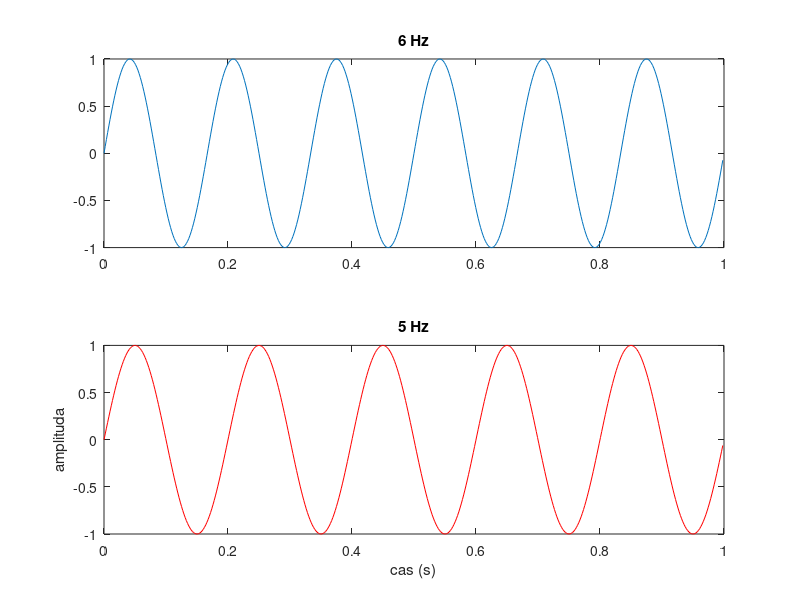
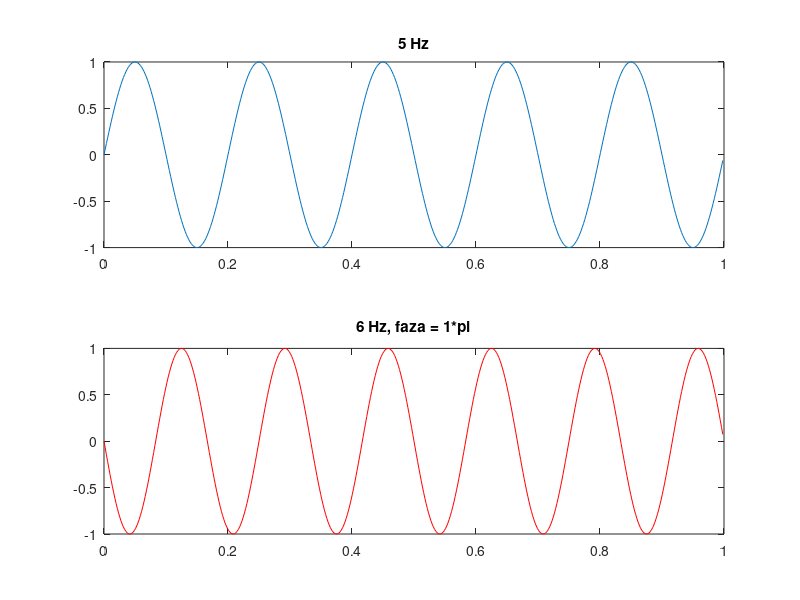
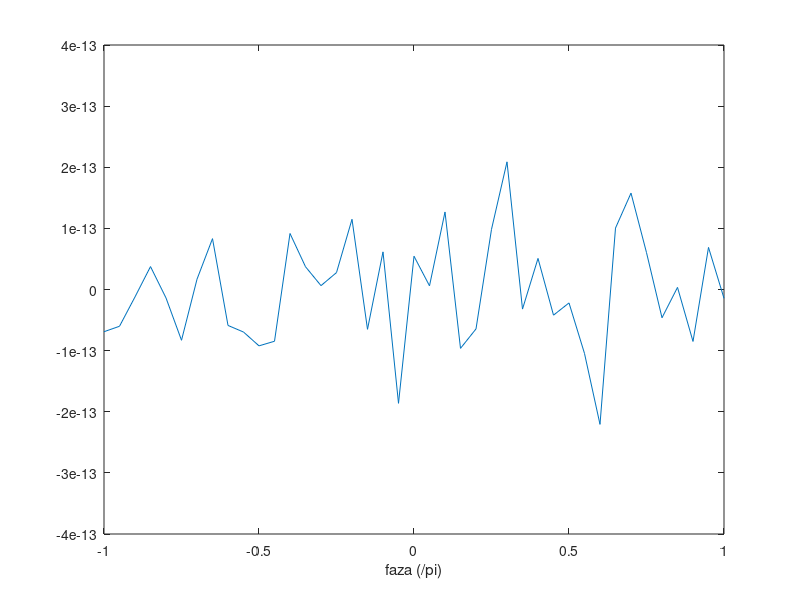
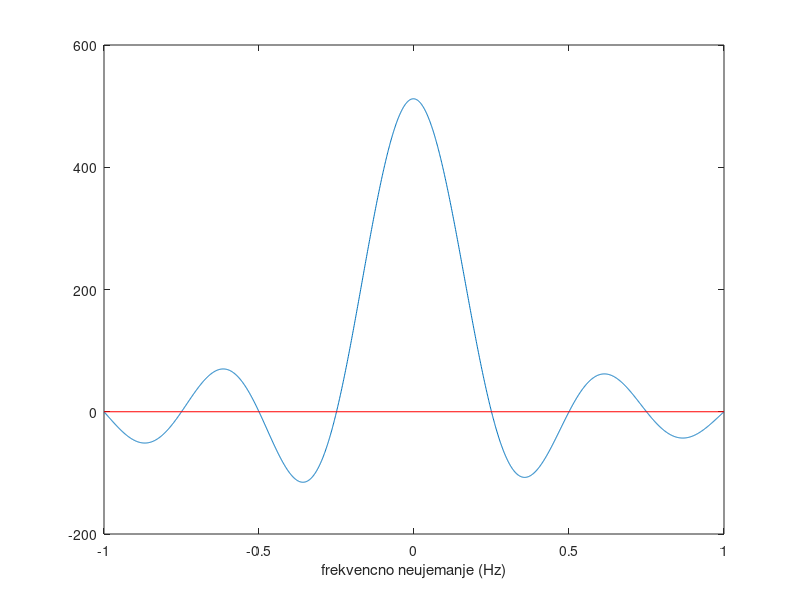

MATLAB code for these plots, in order: (Note: this script raises an error after producing the figures.)
%% Primeri za DFT %%


%% skalarni produkt dveh sinusoid
clear
close all
Fvz = 512; % frekvenca vzorcenja
T = 1; % dolzina signala (v sekundah)
i = [0:T*Fvz-1]/Fvz; % casovni trenutki vzorcenja
f1 = 6; % frekvenca prve sinusoide (v Hz) - igrajte se z njeno vrednostjo in jo spreminjajte po korakih 0.1 Hz (med 5 Hz in 7 Hz)
f2 = 5; % frekvenca drugo sinusoide (v Hz)
s1 = sin(2*pi*f1*i);
s2 = sin(2*pi*f2*i);
figure; 
subplot(2,1,1); plot(i,s1); title([num2str(f1) ' Hz']);
subplot(2,1,2); plot(i,s2,'r'); title([num2str(f2) ' Hz']);
xlabel('cas (s)');
ylabel('amplituda');

skalarni_produkt = s1*s2';
display(skalarni_produkt);


%% skalarni produkt dveh RAZLICNIH sinusoid pri RAZLICNIH fazah
clear
close all
Fvz = 512; % frekvenca vzorcenja
T = 1; % dolzina signala (v sekundah)
i = [0:T*Fvz-1]/Fvz; % casovni trenutki vzorcenja
f1 = 5; % frekvenca prve sinusoide (v Hz)
f2 = 6; % frekvenca druge sinusoide (v Hz)
s1 = sin(2*pi*f1*i);
skalarni_produkt = [];
figure; 
for faza = -1:0.05:1; % fazo povecujemo v koraku 0.05pi, od -pi do +pi
    s2 = sin(2*pi*f2*i + faza*pi); 
    subplot(2,1,1); plot(i,s1); title([num2str(f1) ' Hz']);
    subplot(2,1,2); plot(i,s2,'r'); title([num2str(f2) ' Hz, faza = ' num2str(faza) '*pi' ]);
    pause;
    skalarni_produkt(end+1) = s1*s2'; % shranjujemo vrednost skalarnega produkta
end
figure; plot(-1:0.05:1,skalarni_produkt); xlabel('faza (/pi)'); % izrisemo vrednost skalarnega produkta pri razlicnih fazah... 


%% skalarni produkt ob frekvencnem neujemanju - spektralno prepuscanje (Spectral leakage)
% vec o tem v spodnjih zgledih - razlaga na voljo tudi na: https://en.wikipedia.org/wiki/Spectral_leakage
clear
close all
Fvz = 512; % frekvenca vzorcenja
T = 2; % dolzina signala (v sekundah)
i = [0:T*Fvz-1]/Fvz; % casovni trenutki vzorcenja
f1 = 5; faza1=0; %rand;
f2 = 5; faza2=0; %rand;
s1 = sin(2*pi*f1*i + faza1*pi); 
skalarni_produkt = [];
for dfrek = -1:0.001:1;  % frekvencno neujemanje dfrek povecujemo v koraku 0.001 Hz, od -1 Hz do + 1 Hz
    s2 = sin(2*pi*(f2+dfrek)*i + faza2*pi); 
    skalarni_produkt(end+1) = s1*s2';
end
figure; plot(-1:0.001:1,skalarni_produkt); xlabel('frekvencno neujemanje (Hz)'); 
hold on;
plot([-1,1],[0,0],'r');
hold off;


%% skalarni produkt dveh sinusoid z ENAKIMA FREKVENCAMA IN RAZLICNIMA FAZAMA
% pregled kompleksnega stevila
clear
close all
Fvz = 512;
T = 1;
i = [0:T*Fvz-1]/Fvz; % vektor casovnih indeksov
f1 = 5; A1 = 1; 
f2 = 5; faza2 = 0;

figure;
for faza1 = -1:0.05:1  % fazo povecujemo v koraku 0.05pi, od -pi do +pi
    % ustvarimo signal
    x = A1*sin(2*pi*f1*i+faza1*pi);
    % ustvarimo sinusoido
    s1 = A1*sin(2*pi*f2*i+faza2*pi);
  
    Xs1 = s1*x'; % skalarni produkt s sinusoido
        
    subplot(2,1,1);
    plot(i,x);      hold on;  % narisemo prvo 
    plot(i,s1,'r'); hold off; % in se drugo sinusoido  
    xlabel('cas (s)'); ylabel('Amplituda');
    title(['frekvecna = ' num2str(f1) ', faza = ' num2str(faza1) ' \pi' ]); 
    axis tight
    
    subplot(2,1,2);
    plot( [0,0] , [0,Xs1] , 'LineWidth', 2); % narisemo amplitude kosinusov
    xlabel('realna os'); ylabel('imaginarna os');
    axis equal;
    set(gca,'YLim',[-300,300]);
    set(gca,'XLim',[-300,300]);
    title(['frekvecna sin = ' num2str(f2) ', faza2 = ' num2str(faza2) ' \pi' ]);
    pause(0.5);
end


%% skalarni produkt dveh sinusoid z ENAKIMA FREKVENCAMA IN RAZLICNIMA FAZAMA
% analiza s sinusoidami in kosinusoidami
clear
close all
Fvz = 512;
T = 1;
i = [0:T*Fvz-1]/Fvz; % vektor casovnih indeksov
f1 = 5; A1 = 1; 
f2 = 5; faza2 = 0;

figure;
for faza1 = -1:0.05:1
    % ustvarimo signal
    x = A1*sin(2*pi*f1*i+faza1*pi);
    % ustvarimo sinusoido
    s1 = 1*sin(2*pi*f2*i+faza2*pi);
    % ustvarimo kosinusoido
    c1 = 1*cos(2*pi*f2*i+faza2*pi);
    
    Xs1 = s1*x'; % skalarni produkt s sinusoido
    Xc1 = c1*x'; % skalarni produkt s kosinusoido
        
    subplot(2,1,1);
    plot(i,x);      hold on;  % narisemo prvo 
    plot(i,s1,'r'); hold off; % in se drugo sinusoido  
    xlabel('cas (s)'); ylabel('Amplituda');
    title(['frekvecna = ' num2str(f1) ', faza1 = ' num2str(faza1) ' \pi' ]); 
    axis tight
    
    subplot(2,1,2);
    X = fft(x); % FFT!!
    plot( [0,Xc1], [0,Xs1], 'LineWidth', 2 ); % narisemo amplitude kosinusov
    xlabel('x os'); ylabel('y os');
    axis equal;
    set(gca,'YLim',[-300,300]);
    set(gca,'XLim',[-300,300]);
    title(['frekvecna sin in cos = ' num2str(f2) ', faza2 = ' num2str(faza2) ' \pi' ]);
    pause(0.5);
end



%% skalarni produkt dveh sinusoid z ENAKIMA FREKVENCAMA IN RAZLIcNIMA FAZAMA
% komplesna analiza s fft
clear
close all
Fvz = 512;
T = 1;
i = [0:T*Fvz-1]/Fvz; % vektor casovnih indeksov
f1 = 5; A1 = 1; faza1 = 0.5;

figure;
for faza1 = -1:0.05:1
    % ustvarimo sinusiudo
    x = A1*sin(2*pi*f1*i+faza1*pi);
    
    subplot(2,1,1);
    plot(i,x);      hold on;  % narisemo prvo 
    plot(i,s1,'r'); hold off; % in se drugo sinusoido  
    xlabel('cas (s)'); ylabel('Amplituda');
    title(['faza = ' num2str(faza1) ' \pi' ]); 
    axis tight
    
    subplot(2,1,2);
    X = fft(x); % FFT!!
    plot( [0,real(X(f1+1))] , [0,imag(X(f1+1))], 'LineWidth', 2 ); % narisemo amplitude kosinusov
    xlabel('realna os'); ylabel('imaginarna os');
    axis equal;
    set(gca,'YLim',[-300,300])
    set(gca,'XLim',[-300,300])
    
    pause(0.5);
end


%% skalarni produkt dveh sinusoid z ENAKIMA FREKVENCAMA IN RAZLIcNIMA FAZAMA
% komplesna analiza s fft - pogled z druge perspektive (realni in imaginarni del fft-ja)
clear
close all
Fvz = 512;
T = 1;
i = [0:T*Fvz-1]/Fvz; % vektor casovnih indeksov
f1 = 5; A1 = 5; faza1 = 0.5;

figure;
for faza1 = -1:0.05:1
    % ustvarimo sinusiudo
    x = A1*sin(2*pi*f1*i+faza1*pi);
    
    X = fft(x); % FFT!!
    subplot(2,1,1);
    stem(i/T*Fvz,real(X)); % narisemo amplitude kosinusov
    xlabel('Frekvenca (Hz)'); ylabel('Amplituda');
    title(['realni del fft; faza = ' num2str(faza1) ' \pi' ]); axis tight; 
    set(gca,'YLim',[-1500,1500])
    
    subplot(2,1,2);
    stem(i/T*Fvz,imag(X)); % narisemo amplitude sinusov
    xlabel('Frekvenca (Hz)'); ylabel('Amplituda');
    title('imaginarni del fft'); axis tight;axis tight;
    set(gca,'YLim',[-1500,1500])
    
    pause(0.5);
end


%% superpozicija sinusoid, cosinusiode in sinusoide
clear
close all
Fvz = 512;
T = 1;
i = [0:T*Fvz-1]/Fvz; % vektor casovnih indeksov
f1 = 5; A1=5; faza1=0.5;
f2 = 32; A2=3; faza2=0.3;

% ustvarimo superpozicijo sinusoid 
x = A1*sin(2*pi*f1*i+faza1*pi)+A2*sin(2*pi*f2*i+faza2*pi); 

figure;
plot(i,x); % narisemo signal  
xlabel('cas (s)'); ylabel('Amplituda');
axis tight

X = fft(x); % FFT!!

figure;
subplot(2,1,1);
stem(i/T*Fvz,real(X)); % narisemo amplitude kosinusov
xlabel('Frekvenca (Hz)'); ylabel('Amplituda'); 
title('realni del fft'); axis tight;
subplot(2,1,2);
stem(i/T*Fvz,-imag(X)); % narisemo amplitude sinusov
xlabel('Frekvenca (Hz)'); ylabel('Amplituda'); 
title('imaginarni del fft'); axis tight;axis tight;

%%%%%%%%%%%%%%%%%%%%%%%%%%%%%%%%%%%%%%%%%%%%%%%%%%%%%%%%%%%%%%%%
close all;
figure;
M = abs(X); % dobimo amplitude
P = atan2(imag(X),real(X)); % dobimo faze
stem(i/T*Fvz,M); % Narisemo amplitude. Na X osi so frekvence!!
xlabel('Frekvenca'); ylabel('Amplituda'); 
title('Amplituda fft-ja')
axis tight

% niso vse faze zanimive...
figure;
plot(P); % Narisemo faze. Zaradi racunskih napak je "malo cudna"
title('Faza fft-ja');
axis tight

% le faze tistih sinusoid, ki so dejansko prisotne v signalu
figure
P1 = P.*(M>0.1); % obdrzimo le faze pri tistih frekvencah, ki so vecje od dolocenega praga
stem(i/T*Fvz,P1); % Narisemo faze
xlabel('Frekvenca'); ylabel('Faza');
title('Faza fft-ja');
axis tight

% POJASNILO %%%%%%%%%%%%%%%%%%%%%%%%%%%%%%%%%%%%%%%%%%%%%%%%%%%%%%%%%%%%%%%%%%%%%%%%%%%%%%%%%%%%%%%%%%%
% atan2(imag(X),real(X)) vrne faze za enacbo M*sin(x-pi/2+theta), torej moramo ocenjeni fazi pristeti se pi/2; 
%      P = P + pi/2;
% Ne pozabimo tudi, da smo pri generiranju signala x spremenjivko faza2 pomnozili s pi, torej je faza izrazena v enotah pi
% KONEC POJASNILA %%%%%%%%%%%%%%%%%%%%%%%%%%%%%%%%%%%%%%%%%%%%%%%%%%%%%%%%%%%%%%%%%%%%%%%%%%%%%%%%%%%%%



%%%%%%%%%%%%%%%%%%%%%%%%%%%%%%%%%%%%%%%%%%%%%%%%%%%%%%%%%%%%%%%%%%%%%%%%%%%%%%%%%%%%%%%%%%%%%%%%
%
%             L A S T N O S T I   D F T
%
%%%%%%%%%%%%%%%%%%%%%%%%%%%%%%%%%%%%%%%%%%%%%%%%%%%%%%%%%%%%%%%%%%%%%%%%%%%%%%%%%%%%%%%%%%%%%%%%

%% linearnost DFT-ja
x = randn(128,1); % ustvarim signal x 
X = fft(x); % in njegovo frekvencno transformiranko 
y = randn(128,1); % ustvarim signal y
Y = fft(y); % in njegovo frekvencno transformiranko 

a = rand(1); % ustvarimo nakljucne mnozilne faktorje
b = rand(1);

z = a*x + b*y; % signal z je linearna kombinacija signalov x in y
Z = fft(z); % izracunamo DFT signala z

% graficni preizkus linearnosti DFT-ja
figure; 
subplot(2,1,1); hold on
plot(real(Z),'LineWidth',2);
plot(real(a*X+b*Y),'r','LineWidth',1);
xlabel('frekvenca');
ylabel('realni del');
title('fft(a*x + b*y) in a*fft(x) + b*fft(y): primerjava realnih delov')
axis tight
subplot(2,1,2); hold on
plot(imag(Z),'LineWidth',2);
plot(imag(a*X+b*Y),'r','LineWidth',1);
ylabel('imaginarni del');
xlabel('frekvenca');
title('fft(a*x + b*y) in a*fft(x) + b*fft(y): primerjava imaginarnih delov')
axis tight


%% Parsevalov teorem
x=randn(128,1); % ustvarim signal 
X=fft(x); % in njegovo frekvencno transformiranko 
energija_v_t_domeni = x'*x   
energija_v_f_domeni = mean(abs(X).^2)


%% fft in konvoluciija
clear
close all
Fs = 44100; % vzorcevalna frekvenca
bits = 16; % bitna locljivost
T1 = 3; T2 = 2; % dolzina signalov

my_recorder = audiorecorder(Fs,bits,1);

disp(['Snemam prvi posnetek v dolzini ' num2str(T1) 's...']);
recordblocking(my_recorder,T1);
posnetek1 = getaudiodata(my_recorder);

disp(['Snemam drugi posnetek v dolzini ' num2str(T2) 's...']);
recordblocking(my_recorder,T2);
posnetek2 = getaudiodata(my_recorder);

disp('predvajam prvi posnetek')
my_player = audioplayer(posnetek1,Fs);
playblocking(my_player);

disp('predvajam drugi posnetek')
my_player = audioplayer(posnetek2,Fs);
playblocking(my_player);


clc
disp('konvolucija posnetkov v casovnem prostoru')
efekt1 = [];
tic
efekt1(:,1) = conv(posnetek1(:,1),posnetek2(:,1));
t = toc;
efekt1 = efekt1/max(efekt1)*max(posnetek1); % poskrbimo, da ne zasicimo zvocne kartice
disp(['Potrebovali smo "samo" ' num2str(round(t*100)/100) ' s']);

disp(['... in rezultat se slisi takole:']);
my_player = audioplayer(efekt1,Fs);
playblocking(my_player);

disp('konvolucija posnetkov v frekvencnem prostoru')
efekt2 = [];
tic;
X = fft([posnetek1(:,1); zeros(length(posnetek2(:,1))-1,1)]);
Y = fft([posnetek2(:,1); zeros(length(posnetek1(:,1))-1,1)]);
efekt2(:,1) = ifft(X.*Y);
t = toc;
efekt2 = efekt2/max(efekt2)*max(posnetek1); % poskrbimo, da ne zasicimo zvocne kartice
disp(['Potrebovali smo ' num2str(round(t*100)/100) ' s']);

disp(['... in rezultat se slisi takole:']);
my_player = audioplayer(efekt2,Fs);
playblocking(my_player);


%% fft vsebina lastnega zvocnega posnetka
clear
close all

Fs = 44100; % vzorcevalna frekvenca
bits = 16; % bitna locljivost
T1 = 5;

my_recorder = audiorecorder(Fs,bits,1);
 
disp(['Snemam prvi posnetek v dolzini ' num2str(T1) 's...']);
recordblocking(my_recorder,T1);
posnetek = getaudiodata(my_recorder);
 
figure;
plot(posnetek);

X = (fft(posnetek)); % fourijeva transformacija

N = size(posnetek,1);
dF = Fs/N; % hz
f = [dF:dF:Fs/2 Fs/2-dF:-dF:0];

figure;
plot(f,abs(X)/N);
xlabel('Frekvenca (H)');
title('Odziv magnitude');


%% Primeri za STDFT %%

% razmerje med casovno in frekvencno nedoloecenostjo
ai = audioinfo('Sinus.wav');
[sig, Fs] = audioread('Sinus.wav');
disp(['Vzorcevalna frekvenca: ' num2str(Fs) ' Hz']);
disp(['Locljivost audio datoteke: ' num2str(ai.BitsPerSample) ' bitov']);

sound(0.5 * sig,Fs);

%%%%%%%%%%%%%%%%%%%%%%%%%%%%%%%%%%%%%%%%%%%%%%%%%%%%%%%%%%%%%%%%%%%%%%%%%%%%%%%%%%%%%
T = 512;
N = 512;
[TFD,f,t] = specgram(sig,N,Fs,window(@rectwin,T),0);

figure;
imagesc(t,f,abs(TFD));
axis xy;
xlabel('cas (s)');
ylabel('frekvenca (Hz)');
title(['T=' num2str(T) ',N=' num2str(N)]);
disp(size(TFD));

%%%%%%%%%%%%%%%%%%%%%%%%%%%%%%%%%%%%%%%%%%%%%%%%%%%%%%%%%%%%%%%%%%%%%%%%%%%%%%%%%%%%%
T = 1024;
N = 1024;
[TFD,f,t] = specgram(sig,N,Fs,window(@rectwin,T),0);

figure;
imagesc(t,f,abs(TFD));
axis xy;
xlabel('cas (s)');
ylabel('frekvenca (Hz)');
title(['T=' num2str(T) ',N=' num2str(N)]);
disp(size(TFD));

%%%%%%%%%%%%%%%%%%%%%%%%%%%%%%%%%%%%%%%%%%%%%%%%%%%%%%%%%%%%%%%%%%%%%%%%%%%%%%%%%%%%%
close all;
figure; 
T = [8,32,128,512,1024];
N = [8,32,128,512,1024];
for k1 = 1:length(T)
   for k2 = k1:length(N)
    [TFD,f,t] = specgram(sig,N(k2),Fs,window(@rectwin,T(k1)),0);
    
    subplot(length(T),length(N),(k1-1)*length(N)+k2)
    imagesc(t,f,abs(TFD));
    axis xy;
    set(gca,'XTickLabel',[]);
    set(gca,'YTickLabel',[]);
    %xlabel('t (s)');
    %ylabel('f (Hz)');
    title(['T=' num2str(T(k1)) ',N=' num2str(N(k2))]);
   end
end


%% vpliv prekrivanja casovnih intervalov
close all;
figure; 
T = 512;
N = 512;
dT = [0,T/4,T/2,T-1]
for k1 = 1:length(dT)
    [TFD,f,t] = specgram(sig,N,Fs,window(@rectwin,T),dT(k1));
    subplot(2,2,k1)
    imagesc(t,f,abs(TFD));
    axis xy;
    set(gca,'XTickLabel',[]);
    set(gca,'YTickLabel',[]);
    %xlabel('t (s)');
    %ylabel('f (Hz)');
    title(['T=' num2str(T) ',N=' num2str(N) ',dT=' num2str(dT(k1))]);
end

%% vpliv okna
win = [];
win{end+1} ='@bartlett';       %  - Bartlett window.
win{end+1} ='@barthannwin';    %  - Modified Bartlett-Hanning window. 
win{end+1} ='@blackman';       %  - Blackman window.
win{end+1} ='@blackmanharris'; %  - Minimum 4-term Blackman-Harris window.
win{end+1} ='@bohmanwin';      %  - Bohman window.
win{end+1} ='@chebwin';        %  - Chebyshev window.
win{end+1} ='@flattopwin';     %  - Flat Top window.
win{end+1} ='@gausswin';       %  - Gaussian window.
win{end+1} ='@hamming';        %  - Hamming window.
win{end+1} ='@hann';           %  - Hann window.
win{end+1} ='@kaiser';         %  - Kaiser window.
win{end+1} ='@nuttallwin';     %  - Nuttall defined minimum 4-term Blackman-Harris window.
win{end+1} ='@parzenwin';      %  - Parzen (de la Valle-Poussin) window.
win{end+1} ='@rectwin';        %  - Rectangular window.
win{end+1} ='@tukeywin';       %  - Tukey window.
win{end+1} ='@triang';         %  - Triangular window.

T = 512;
N = 512;
dT = [0];
close all;
ScreenSize = get(0,'ScreenSize');
for k1 = 1:length(win)/3
    figure;
    set(gcf,'Position',ScreenSize);
    for k2 = 1:3
        
        subplot(3,3,(k2-1)*3+1);
        plot(window(eval(win{(k1-1)*3+k2}),T));
        xlabel('t (s)');
        axis tight;
        title([win{(k1-1)*3+k2}]);
        
        subplot(3,3,(k2-1)*3+2);
        tmp = abs(fft(window(eval(win{(k1-1)*3+k2}),T),N));
        stem(tmp(1:20));
        xlabel('f (Hz)');
        axis tight;
        set(gca,'Xlim',[0,20]);
        title([win{(k1-1)*3+k2}]);
        
        [TFD,f,t] = specgram(sig,N,Fs,window(eval(win{(k1-1)*3+k2}),T),dT);
        subplot(3,3,(k2-1)*3+3);
        imagesc(t,f,abs(TFD));
        axis xy;
%         set(gca,'XTickLabel',[]);
%         set(gca,'YTickLabel',[]);
        xlabel('t (s)');
        ylabel('f (Hz)');
        title([win{(k1-1)*3+k2}]);
    end
    pause;
end

%%%%%%%%%%%%%%%%%%%%%%%%%%%%%%%%%%%%%%%%%%%%%%%%%%%%%%%%%%%%%%%%%%%%%%%
figure;
subplot(2,1,1); hold on; 
plot(window(@gausswin,T),'LineWidth',2); 
plot(window(@hamming,T),'r','LineWidth',2);
plot(window(@rectwin,T),'g','LineWidth',2);
xlabel('t (s)');
axis tight;
legend('Gauss','Hamming')

subplot(2,1,2); hold on; 
tmp = abs(fft(window(@gausswin,T),N));
stem(tmp(1:20),'LineWidth',2);
tmp = abs(fft(window(@hamming,T),N));
stem(tmp(1:20),'r','LineWidth',2);
tmp = abs(fft(window(@rectwin,T),N));
stem(tmp(1:20),'g','LineWidth',2);
xlabel('f (Hz)');
axis tight;
legend('Gauss','Hamming')


%% vpliv okna 2 - okno aplicirano na celotni signal
win = [];
win{end+1} ='@bartlett';       %  - Bartlett window.
win{end+1} ='@barthannwin';    %  - Modified Bartlett-Hanning window. 
win{end+1} ='@blackman';       %  - Blackman window.
win{end+1} ='@blackmanharris'; %  - Minimum 4-term Blackman-Harris window.
win{end+1} ='@bohmanwin';      %  - Bohman window.
win{end+1} ='@chebwin';        %  - Chebyshev window.
win{end+1} ='@flattopwin';     %  - Flat Top window.
win{end+1} ='@gausswin';       %  - Gaussian window.
win{end+1} ='@hamming';        %  - Hamming window.
win{end+1} ='@hann';           %  - Hann window.
win{end+1} ='@kaiser';         %  - Kaiser window.
win{end+1} ='@nuttallwin';     %  - Nuttall defined minimum 4-term Blackman-Harris window.
win{end+1} ='@parzenwin';      %  - Parzen (de la Valle-Poussin) window.
win{end+1} ='@rectwin';        %  - Rectangular window.
win{end+1} ='@tukeywin';       %  - Tukey window.
win{end+1} ='@triang';         %  - Triangular window.

T = 128;
N = 512;
Nstem = 100;
dT = [0]
close all;
ScreenSize = get(0,'ScreenSize')
for k1 = 1:length(win)/3
    figure;
    set(gcf,'Position',ScreenSize);
    for k2 = 1:3
        
        tmpWin = [zeros(T,1); window(eval(win{(k1-1)*3+k2}),T); zeros(T,1)];
        
        subplot(3,3,(k2-1)*3+1);
        plot(tmpWin);
        xlabel('t (s)');
        axis tight;
        title([win{(k1-1)*3+k2}]);
        
        subplot(3,3,(k2-1)*3+2);
        tmp = abs(fft(tmpWin));
        stem(tmp(1:Nstem));
        xlabel('f (Hz)');
        axis tight;
        set(gca,'Xlim',[0,Nstem]);
        title([win{(k1-1)*3+k2}]);
        
        [TFD,f,t] = specgram(sig,N,Fs,tmpWin,dT);
        subplot(3,3,(k2-1)*3+3);
        imagesc(t,f,abs(TFD));
        axis xy;
%         set(gca,'XTickLabel',[]);
%         set(gca,'YTickLabel',[]);
        xlabel('t (s)');
        ylabel('f (Hz)');
        title([win{(k1-1)*3+k2}]);
    end
end


%% bolj realisticem primer casovno-frekvencne analize
ai = audioinfo('Zvizganje.wav');
[sig, Fs] = audioread('Zvizganje.wav');
%[sig, Fs] = audioread('Zvizganje2.wav');

sig = sig(:,1); % stereo posnetek - vzamemo samo 1 kanal

disp(['Vzorcevalna frekvenca: ' num2str(Fs) ' Hz']);
disp(['Locljivost audio datoteke: ' num2str(ai.BitsPerSample) ' bitov']);

sound(0.5 * sig,Fs);

%%%%%%%%%%%%%%%%%%%%%%%%%%%%%%%%%%%%%%%%%%%%%%%%%%%%%%%%%%%%%%%%%%%%%%%%%%%%%%%%%%%%%
close all

T = 30;
N = 512;
dT = T/2;
[TFD,f,t] = specgram(sig,N,Fs,window(@hamming,T),dT);
figure; 
mesh(t,f,abs(TFD)); axis tight;
axis tight;
title(['T=' num2str(T) ',N=' num2str(N) ',dT=' num2str(dT)]);

%%%%%%%%%%%%%%%%%%%%%%%%%%%%%%%%%%%%%%%%%%%%%%%%%%%%%%%%%%%%%%%%%%%%%%%%%%%%%%%%%%%%%
T = 512;
N = 512;
dT = T/2;
[TFD,f,t] = specgram(sig,N,Fs,window(@hamming,T),dT);
figure; 
mesh(t,f,abs(TFD)); axis tight;
axis tight;
title(['T=' num2str(T) ',N=' num2str(N) ',dT=' num2str(dT)]);


%% primer elektricne kitare   (https://ccrma.stanford.edu/~jos/waveguide/Sound_Examples.html)
ai = audioinfo('ElectricGuitar.wav');
[sig, Fs] = audioread('ElectricGuitar.wav');
%ai = audioinfo('gtr-dist-yes.wav');
%[sig, Fs] = audioread('gtr-dist-yes.wav');

sig = sig(:,1); % stereo signal - vzamemo samo 1 kanal

disp(['Vzorcevalna frekvenca: ' num2str(Fs) ' Hz']);
disp(['Locljivost audio datoteke: ' num2str(ai.BitsPerSample) ' bitov']);

sound(0.5 * sig,Fs);

close all
T = 1024;
N = 1024;
dT = T/2;
[TFD,f,t] = specgram(sig,N,Fs,window(@hamming,T),dT);
imagesc(t,f/1000,abs(TFD)); axis xy;
xlabel('cas (s)'); ylabel('f (kHz)');
axis tight;
title(['T=' num2str(T) ',N=' num2str(N) ',dT=' num2str(dT)]);

%% primer lastnega zvocnega posnetka
clc;
clear;
close all
Fs = 44100; % vzorcevalna frekvenca
bits = 16; % bitna locljivost
T1 = 5;

my_recorder = audiorecorder(Fs,bits,1);

disp(['Snemam posnetek dolzine ' num2str(T1) 's...']);
recordblocking(my_recorder, T1);
sig = getaudiodata(my_recorder);

disp('predvajam prvi posnetek')
my_player = audioplayer(sig,Fs);
playblocking(my_player);

T = 512;
N = 512;
dT = T/2;
[TFD,f,t] = specgram(sig,N,Fs,window(@hamming,T),dT);
figure; 
% mesh(t,f/1000,abs(TFD)); axis tight;
% xlabel('cas (s)'); ylabel('f (kHz)'); zlabel('amplituda')
imagesc(t,f/1000,abs(TFD)); axis xy;
xlabel('cas (s)'); ylabel('f (kHz)')
axis tight;
title(['T=' num2str(T) ',N=' num2str(N) ',dT=' num2str(dT)]);
